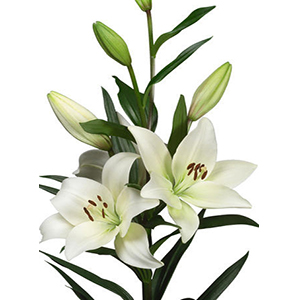
#> input picture 1.API/assigment2/0/image/02555.jpg, 300 x 300 px
$ python main.py --input ../../../1.API/assigment2/0/image/02555.jpg
#> lines starting #> are read from the running program, lines starting #| are printed output that depends on the picture; after the words box and inside, x2 and y2 are one past the last pixel; in counts of white or black regions, pixels touching at a corner belong together
# Import the necessary Libraries
import cv2
import numpy as np
import matplotlib.pyplot as plt
import argparse

def Edge_Detection_Image(image_path):
    # Read image from disk.
    img = cv2.imread(image_path)
#> img is the input picture: shape (300, 300, 3); mean B, G, R 207.8, 219.6, 217.2
    # Convert BGR image to RGB
    image_rgb = cv2.cvtColor(img, cv2.COLOR_BGR2RGB)

    # Apply Canny edge detection
    edges = cv2.Canny(image= image_rgb, threshold1=100, threshold2=700)
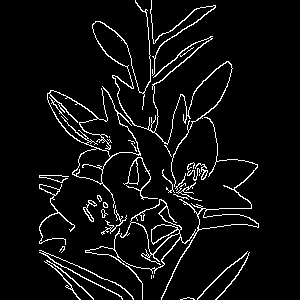
#> edges: shape (300, 300); 5.9% white in thin lines or dots, all inside (x1, y1, x2, y2) = (39, 0, 259, 300)

    cv2.imwrite('output.jpg',edges)

if __name__ == "__main__":
    parser = argparse.ArgumentParser(description='Detect Edge Of image')
    parser.add_argument('--input', help='Input image path')
    args = parser.parse_args()
    Edge_Detection_Image(args.input)
